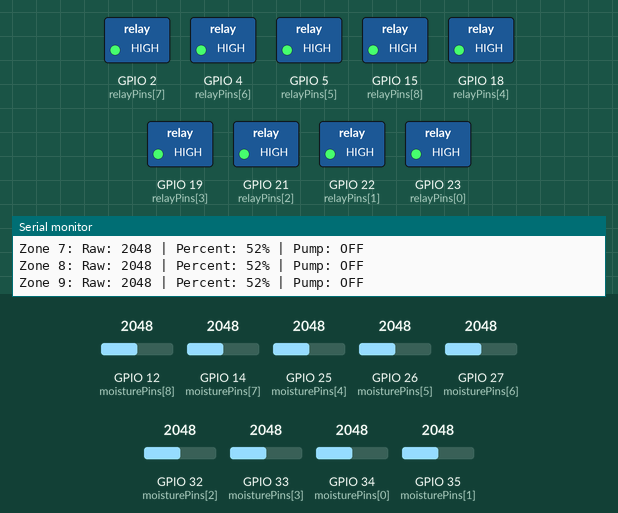
Simulated run of this sketch. Board: ESP32. Shown: switched loads named in the sketch (green lamp = pin HIGH), the last lines printed to the serial monitor. Inputs (shaded band) come from the test bench; at power-on: GPIO 12 (moisturePins[8]) = 2048, GPIO 14 (moisturePins[7]) = 2048, GPIO 25 (moisturePins[4]) = 2048, GPIO 26 (moisturePins[5]) = 2048, GPIO 27 (moisturePins[6]) = 2048, GPIO 32 (moisturePins[2]) = 2048, GPIO 33 (moisturePins[3]) = 2048, GPIO 34 (moisturePins[0]) = 2048, GPIO 35 (moisturePins[1]) = 2048.

Above: at 2.2 s.
2.3 s: GPIO 12 (moisturePins[8]) set to 2430
14.0 s: GPIO 12 (moisturePins[8]) set to 2571
At 24.7 s:
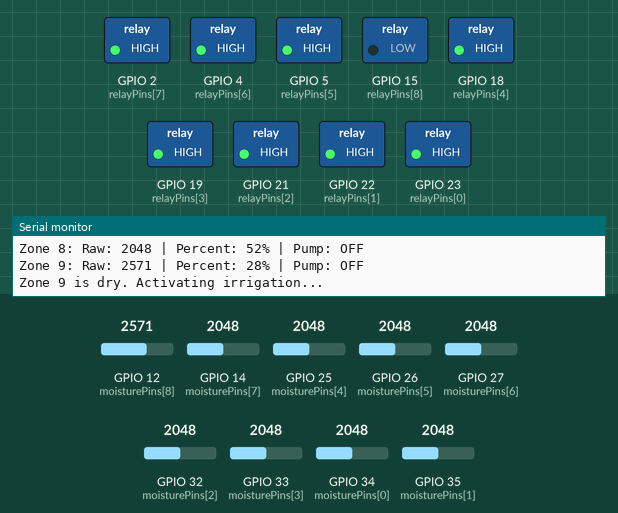
Timing chart, 0 to 30.3 s (numbered marks = the images above; inputs shaded):
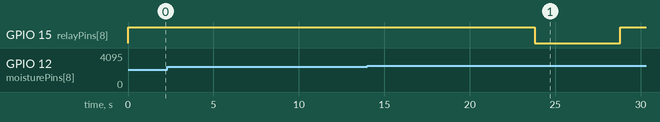

The sketch:

esp32_irrigation.ino
```cpp
// (licence header left out)
// Define the number of sensors and pumps
#define SENSOR_COUNT 9

// Define pins for moisture sensors (analog inputs)
int moisturePins[SENSOR_COUNT] = {34, 35, 32, 33, 25, 26, 27, 14, 12};

// Define pins for relay control (digital outputs)
int relayPins[SENSOR_COUNT] = {23, 22, 21, 19, 18, 5, 4, 2, 15};

// Moisture thresholds and pump timing
const int DRY_THRESHOLD = 2500;      // Adjust based on sensor calibration (higher value = drier soil)
const int WATERING_TIME = 5000;      // Pump activation time in milliseconds
const int READING_INTERVAL = 10000;  // Time between sensor readings in milliseconds

// Variables to store sensor readings
int moistureValues[SENSOR_COUNT];
bool pumpStatus[SENSOR_COUNT];

// Calibration values (can be adjusted based on sensor readings)
const int AIR_VALUE = 3200;    // Value when sensor is in air (dry)
const int WATER_VALUE = 1000;  // Value when sensor is in water (wet)

void setup() {
  // Initialize serial communication
  Serial.begin(115200);
  Serial.println("BhoomiMitra - ESP32 Irrigation Control System");
  Serial.println("-----------------------------------------------");

  // Initialize relay pins as outputs and turn OFF all pumps
  // Note: Relays are typically active LOW (LOW = ON, HIGH = OFF)
  for (int i = 0; i < SENSOR_COUNT; i++) {
    pinMode(relayPins[i], OUTPUT);
    digitalWrite(relayPins[i], HIGH); // Turn OFF all pumps initially
    pumpStatus[i] = false;
  }

  // Short delay for system stabilization
  delay(1000);

  Serial.println("System initialized. Starting moisture monitoring...");
  Serial.println();
}

void loop() {
  // Read all moisture sensors
  readMoistureSensors();

  // Display readings
  displayReadings();

  // Control irrigation based on moisture levels
  controlIrrigation();

  // Wait before next reading cycle
  delay(READING_INTERVAL);
}

// Function to read all moisture sensors
void readMoistureSensors() {
  for (int i = 0; i < SENSOR_COUNT; i++) {
    // Read the analog value from sensor
    moistureValues[i] = analogRead(moisturePins[i]);

    // Add a small delay between readings to avoid ADC conflicts
    delay(100);
  }
}

// Function to display sensor readings
void displayReadings() {
  Serial.println("Current Moisture Readings:");
  Serial.println("-------------------------");

  for (int i = 0; i < SENSOR_COUNT; i++) {
    // Calculate moisture percentage (0% = dry, 100% = wet)
    int moisturePercent = map(moistureValues[i], AIR_VALUE, WATER_VALUE, 0, 100);

    // Constrain to valid range
    moisturePercent = constrain(moisturePercent, 0, 100);

    Serial.print("Zone ");
    Serial.print(i + 1);
    Serial.print(": Raw: ");
    Serial.print(moistureValues[i]);
    Serial.print(" | Percent: ");
    Serial.print(moisturePercent);
    Serial.print("% | Pump: ");
    Serial.println(pumpStatus[i] ? "ON" : "OFF");
  }

  Serial.println();
}

// Function to control irrigation based on moisture readings
void controlIrrigation() {
  for (int i = 0; i < SENSOR_COUNT; i++) {
    // Check if soil is too dry (high sensor value = dry soil)
    if (moistureValues[i] > DRY_THRESHOLD) {
      // Soil is dry, activate pump
      Serial.print("Zone ");
      Serial.print(i + 1);
      Serial.println(" is dry. Activating irrigation...");

      // Turn ON pump (active LOW)
      digitalWrite(relayPins[i], LOW);
      pumpStatus[i] = true;

      // Keep pump ON for specified watering time
      delay(WATERING_TIME);

      // Turn OFF pump
      digitalWrite(relayPins[i], HIGH);
      pumpStatus[i] = false;

      Serial.print("Zone ");
      Serial.print(i + 1);
      Serial.println(" irrigation completed.");
    }
  }
}

// Additional functions for future expansion

// Function to calibrate sensors
void calibrateSensors() {
  // To be implemented
  // This would measure and store the air and water values for each sensor
}

// Function to manually control a specific pump
void manualPumpControl(int pumpIndex, bool turnOn) {
  if (pumpIndex >= 0 && pumpIndex < SENSOR_COUNT) {
    digitalWrite(relayPins[pumpIndex], turnOn ? LOW : HIGH);
    pumpStatus[pumpIndex] = turnOn;

    Serial.print("Manual control: Pump ");
    Serial.print(pumpIndex + 1);
    Serial.println(turnOn ? " turned ON" : " turned OFF");
  }
}
```

Measured:
- the behaviour switches between 2500 and 2501 on GPIO 12 (moisturePins[8]) (found by bisection; images 0 and 1)
- after the input at 14.0 s, GPIO 15 (relayPins[8]): HIGH → LOW after 9.8 s, → HIGH 5.0 s later
